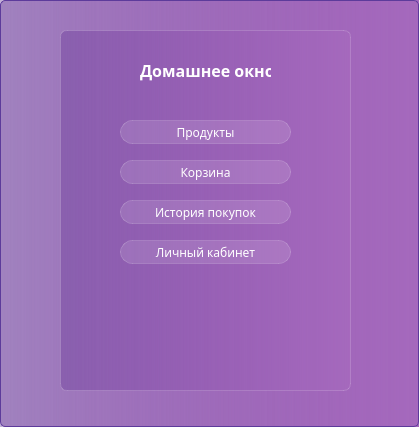
<?xml version="1.0" encoding="UTF-8"?>
<ui version="4.0">
 <class>HomeWindowBuyeer</class>
 <widget class="QDialog" name="HomeWindowBuyeer">
  <property name="geometry">
   <rect>
    <x>0</x>
    <y>0</y>
    <width>419</width>
    <height>427</height>
   </rect>
  </property>
  <property name="minimumSize">
   <size>
    <width>419</width>
    <height>427</height>
   </size>
  </property>
  <property name="maximumSize">
   <size>
    <width>419</width>
    <height>427</height>
   </size>
  </property>
  <property name="windowTitle">
   <string>Dialog</string>
  </property>
  <property name="styleSheet">
   <string notr="true">background-color:  qlineargradient( spread:pad,  x1:0, y1:0, x2:1, y2:0,  stop:0 rgba(105, 57, 153, 100),  stop:1 rgba(165, 105, 189, 255));  border: 1px solid #5D3B9B;  border-radius: 5px;
font-family: Everlasting;</string>
  </property>
  <widget class="QWidget" name="widget" native="true">
   <property name="geometry">
    <rect>
     <x>60</x>
     <y>30</y>
     <width>291</width>
     <height>361</height>
    </rect>
   </property>
   <property name="styleSheet">
    <string notr="true">backgroud-color: rgba(255, 255, 255, 30);
border: 1px solid rgba(255, 255, 255, 40);
border-radius: 7px;</string>
   </property>
   <widget class="QLabel" name="label_5">
    <property name="geometry">
     <rect>
      <x>80</x>
      <y>30</y>
      <width>131</width>
      <height>21</height>
     </rect>
    </property>
    <property name="styleSheet">
     <string notr="true">color: white;
font-weight: bold;
border: none;
font-size: 12pt;
background-color: none;</string>
    </property>
    <property name="text">
     <string>Домашнее окно</string>
    </property>
   </widget>
   <widget class="QPushButton" name="Products_button_Clicked">
    <property name="geometry">
     <rect>
      <x>60</x>
      <y>90</y>
      <width>171</width>
      <height>24</height>
     </rect>
    </property>
    <property name="styleSheet">
     <string notr="true">QPushButton {
color: white;
background-color: rgba(255,255,255,30);
border: 1px solid rgba(255,255,255,40);
border-radius: 12px;
} 
QPushButton:hover{
background-color: rgba(255,255,255,40);
}

QPushButton:pressed{
background-color: rgba(255,255,255,70);
}</string>
    </property>
    <property name="text">
     <string>Продукты</string>
    </property>
   </widget>
   <widget class="QPushButton" name="Basket_button_Clicked">
    <property name="geometry">
     <rect>
      <x>60</x>
      <y>130</y>
      <width>171</width>
      <height>24</height>
     </rect>
    </property>
    <property name="styleSheet">
     <string notr="true">QPushButton {
color: white;
background-color: rgba(255,255,255,30);
border: 1px solid rgba(255,255,255,40);
border-radius: 12px;
} 
QPushButton:hover{
background-color: rgba(255,255,255,40);
}

QPushButton:pressed{
background-color: rgba(255,255,255,70);
}</string>
    </property>
    <property name="text">
     <string>Корзина</string>
    </property>
   </widget>
   <widget class="QPushButton" name="History_button_Clicked">
    <property name="geometry">
     <rect>
      <x>60</x>
      <y>170</y>
      <width>171</width>
      <height>24</height>
     </rect>
    </property>
    <property name="styleSheet">
     <string notr="true">QPushButton {
color: white;
background-color: rgba(255,255,255,30);
border: 1px solid rgba(255,255,255,40);
border-radius: 12px;
} 
QPushButton:hover{
background-color: rgba(255,255,255,40);
}

QPushButton:pressed{
background-color: rgba(255,255,255,70);
}</string>
    </property>
    <property name="text">
     <string>История покупок</string>
    </property>
   </widget>
   <widget class="QPushButton" name="PAccount_button_Clicked">
    <property name="geometry">
     <rect>
      <x>60</x>
      <y>210</y>
      <width>171</width>
      <height>24</height>
     </rect>
    </property>
    <property name="styleSheet">
     <string notr="true">QPushButton {
color: white;
background-color: rgba(255,255,255,30);
border: 1px solid rgba(255,255,255,40);
border-radius: 12px;
} 
QPushButton:hover{
background-color: rgba(255,255,255,40);
}

QPushButton:pressed{
background-color: rgba(255,255,255,70);
}</string>
    </property>
    <property name="text">
     <string>Личный кабинет</string>
    </property>
   </widget>
  </widget>
 </widget>
 <resources/>
 <connections/>
</ui>
